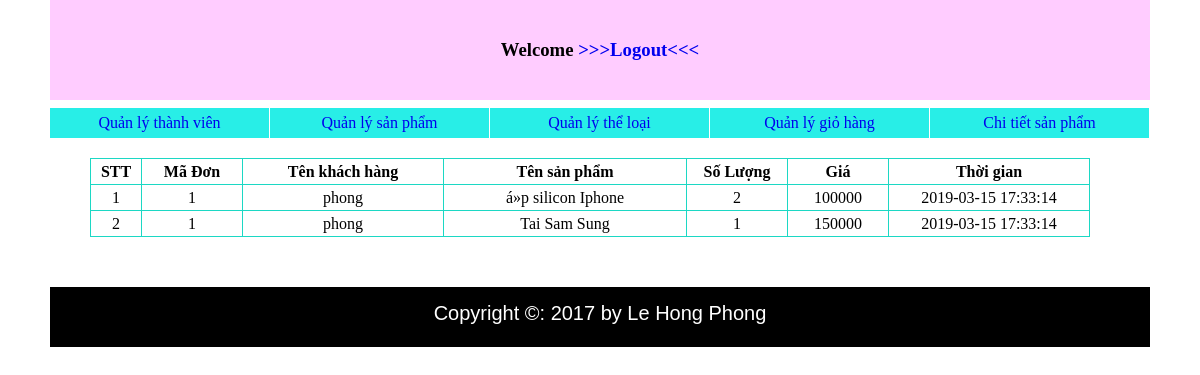
/Demo/adminCN1/list_detail.php, run on the app's committed database.
### tables this page shows
CREATE TABLE `order_items` (
  `order_id` int(10) NOT NULL,
  `item_id` int(10) NOT NULL,
  `item_name` varchar(20) NOT NULL,
  `quantity` int(10) NOT NULL,
  `price` int(20) NOT NULL,
  `time` timestamp NOT NULL DEFAULT CURRENT_TIMESTAMP ON UPDATE CURRENT_TIMESTAMP
);

CREATE TABLE `orders` (
  `order_id` int(10) UNSIGNED NOT NULL,
  `username` varchar(25) NOT NULL,
  `quantity_item` int(10) NOT NULL,
  `total` int(25) NOT NULL,
  `branch` varchar(10) NOT NULL,
  `time` timestamp NOT NULL DEFAULT CURRENT_TIMESTAMP ON UPDATE CURRENT_TIMESTAMP
);

### Demo/adminCN1/list_detail.php (the view, shortened to what this page needs)
<?php
    require("templates/header.php");
 ?>
	<div id="wrapper">
		<table>
			<tr>
				<td style="width: 50px"><b>STT</b></td>
				<td style="width: 100px"><b>Mã Đơn</b></td>
				<td style="width: 200px;"><b>Tên khách hàng</b></td>
				<td><b>Tên sản phẩm</b></td>
				<td style="width: 100px;"><b>Số Lượng</b></td>
				<td style="width: 100px;"><b>Giá</b></td>
				<td style="width: 200px;"><b>Thời gian</b></td>
			</tr>
			<?php
			if(isset($_GET["id"])){
			$id = $_GET["id"];
			$dem=1;
			require("../library/config.php");
			$result= mysqli_query($conn," SELECT a.username, b.* from orders as a, order_items as b WHERE b.order_id = $id and a.order_id = $id and a.branch='CN1' ");
			while( $data = mysqli_fetch_assoc($result)){
			echo "<tr>";
			echo "<td> $dem </td>";
			echo "<td>$data[order_id]</td>";
			echo "<td>$data[username]</td>";
			echo "<td>$data[item_name]</td>";
			echo "<td>$data[quantity]</td>";
			echo "<td>$data[price]</td>";
			echo "<td>$data[time]</td>";
			echo "<tr>";
			$dem++;
			}
			mysqli_close($conn);
		}
		else{
			$dem=1;
			require("../library/config.php");
			$result= mysqli_query($conn," SELECT a.username, b.* from orders as a, order_items as b WHERE b.order_id = a.order_id and a.branch='CN1' ");
			while( $data = mysqli_fetch_assoc($result)){
			echo "<tr>";
			echo "<td> $dem </td>";
			echo "<td>$data[order_id]</td>";
			echo "<td>$data[username]</td>";
			echo "<td>$data[item_name]</td>";
			echo "<td>$data[quantity]</td>";
			echo "<td>$data[price]</td>";
			echo "<td>$data[time]</td>";
			echo "<tr>";
			$dem++;
			}
		}
			 ?>
		</table>
	</div>
	<?php
    require("templates/footer.php");
 ?>

### Demo/adminCN1/style.css (style rules this page uses)
* { padding: 0px; margin: 0px; }
body { width: 1100px; margin: auto; }
#wrapper table { margin-left: 40px; border-collapse: collapse; margin-top:50px; width:1000px; text-align: center; }
#wrapper table tr { border: 1px solid #1CD8C4; line-height: 25px; }
#wrapper table td { border: 1px solid #1CD8C4; }

### data on the page
order_items: order "1", order.username "phong", item_name "á»p silicon Iphone", quantity "2", price "100000", time "2019-03-15 17:33:14"
order_items: order "1", order.username "phong", item_name "Tai Sam Sung", quantity "1", price "150000", time "2019-03-15 17:33:14"
